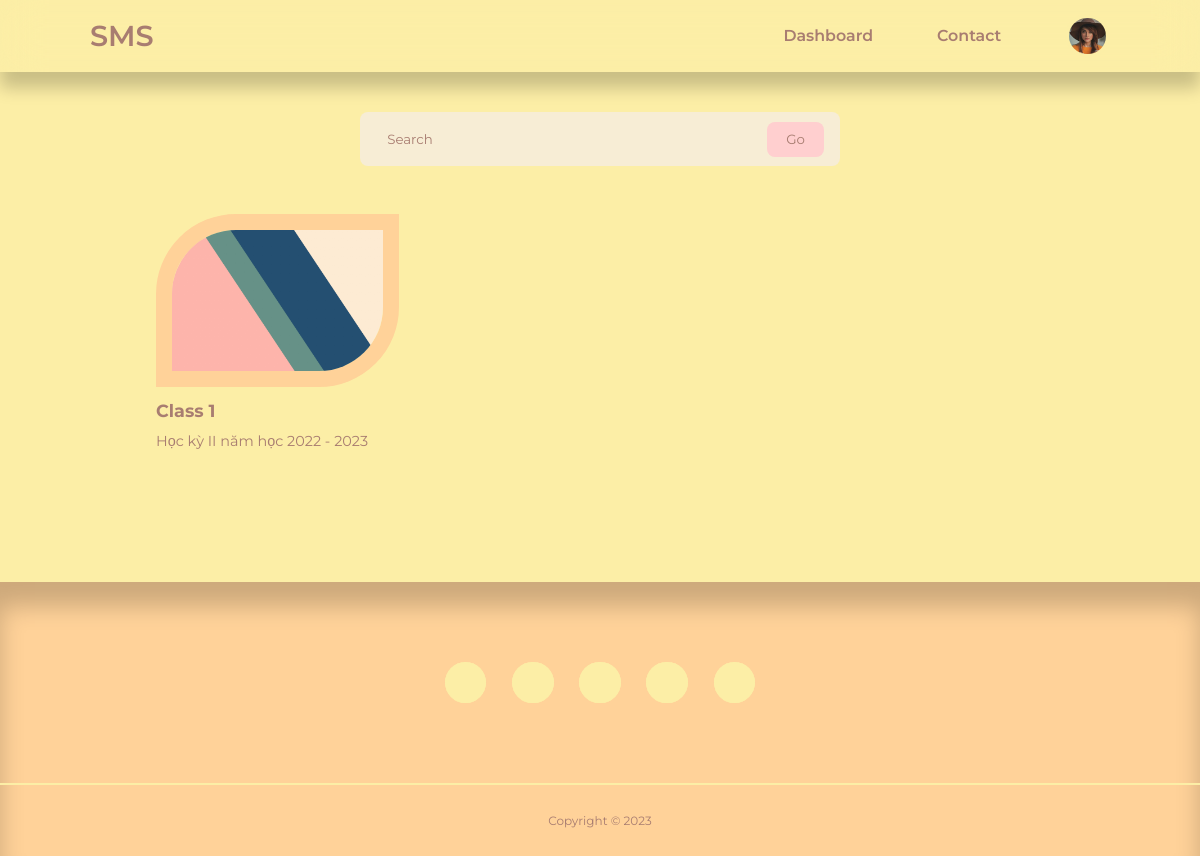
The page /admin/index.php (signed in) on the database its author committed.
### tables this page shows
CREATE TABLE `sms_user` (
  `id` int(11) UNSIGNED NOT NULL,
  `firstname` varchar(50) NOT NULL,
  `lastname` varchar(50) NOT NULL,
  `username` varchar(50) NOT NULL,
  `email` varchar(100) NOT NULL,
  `password` varchar(255) NOT NULL,
  `avatar` varchar(255) NOT NULL,
  `is_admin` tinyint(1) NOT NULL
);

CREATE TABLE `sms_classes` (
  `class_id` int(11) UNSIGNED NOT NULL,
  `class` varchar(50) NOT NULL,
  `section` varchar(50) NOT NULL,
  `teacher_id` int(11) UNSIGNED NOT NULL,
  `thumbnail` varchar(255) NOT NULL
);

CREATE TABLE `sms_teacher` (
  `teacher_id` int(11) UNSIGNED NOT NULL,
  `firstname` varchar(50) DEFAULT NULL,
  `lastname` varchar(50) NOT NULL,
  `gender` varchar(50) NOT NULL,
  `subject` varchar(255) DEFAULT NULL,
  `class` varchar(50) DEFAULT NULL,
  `section` varchar(50) DEFAULT NULL,
  `admission_date` date NOT NULL,
  `dob` date NOT NULL,
  `email` varchar(100) NOT NULL,
  `mobile` int(11) UNSIGNED NOT NULL,
  `current_address` text NOT NULL,
  `photo` varchar(255) NOT NULL
);

### admin/partials/header.php (called while the page is built, shortened)
<?php
require '../partials/header.php';

### admin/index.php (the view, shortened to what this page needs)
<?php
include 'partials/header.php';
if(isset($_SESSION['user_is_teacher'])) {
    $class_query = "SELECT cl.class_id, cl.thumbnail, tc.class
    FROM sms_user u
    JOIN sms_teacher tc ON u.email = tc.email
    JOIN sms_classes cl ON tc.class = cl.class
    WHERE u.id = $id";
    $classes = mysqli_query($connection, $class_query);
}
?>
        <?php if (isset($_SESSION['user_is_student'])) : ?>
            <section class="subject-search__bar">
                <form class="subject-search__bar-container" action="<?= ROOT_URL ?>admin/subjects-search.php" method="GET">
                    <div>
                        <i class="uil uil-search"></i>
                        <input type="search" name="subjects-search" placeholder="Search Subjects">
                    </div>
                    <button type="submit" name="submit" class="btn">Go</button>
                </form>
            </section>
            <section class="subjects">
            <div class="container subjects__container">
                <?php while ($subject = mysqli_fetch_assoc($subjects)) : ?>
                <article class="subject">
                    <div class="subject__thumbnail">
                        <a href="<?= ROOT_URL ?>admin/single-subject.php?id=<?= $subject['subject_id'] ?>">
                            <img src="../subject_thumbnails/<?= $subject['thumbnail'] ?>">
                        </a>
                    </div>
                    <div class="subject__info">
                        <h3 class="subject__title"><?= $subject['subject'] ?></h3>
                        <p class="subject__body">Học kỳ II năm học 2022 - 2023</p>
                    </div>
                </article>
                <?php endwhile ?>
            </div>
            </section>
        <?php elseif (isset($_SESSION['user_is_teacher'])) : ?>
            <section class="subject-search__bar">
                <form class="subject-search__bar-container" action="<?= ROOT_URL ?>admin/classes-search.php" method="GET">
                    <div>
                        <input type="search" name="classes-search" placeholder="Search">
                    </div>
                    <button type="submit" name="submit" class="btn">Go</button>
                </form>
            </section>
            <section class="subjects">
            <div class="container subjects__container">
                <?php while ($class = mysqli_fetch_assoc($classes)) : ?>
                <article class="subject">
                    <div class="subject__thumbnail">
                        <a href="<?= ROOT_URL ?>admin/single-class.php?id=<?= $class['class_id'] ?>">
                            <img src="../subject_thumbnails/<?= $class['thumbnail'] ?>">
                        </a>
                    </div>
                    <div class="subject__info">
                        <h3 class="subject__title">Class <?= $class['class'] ?></h3>
                        <p class="subject__body">Học kỳ II năm học 2022 - 2023</p>
                    </div>
                </article>
                <?php endwhile ?>
            </div>
            </section>
        <?php endif ?>
<?php
include '../partials/footer.php';
?>

### partials/header.php (shortened to what this page needs)
<?php
require 'config/database.php';
if(isset($_SESSION['user-id'])) {
    $id = filter_var($_SESSION['user-id'], FILTER_SANITIZE_NUMBER_INT);
    $query = "SELECT avatar FROM sms_user WHERE id = $id";
    $result = mysqli_query($connection, $query);
    $avatar = mysqli_fetch_assoc($result);
}
?>
<!DOCTYPE html>
<html lang=""en>
    <head>
        <link rel="stylesheet" href="<?= ROOT_URL ?>/css/style.css?v=<?php echo time(); ?>">
        <link rel="stylesheet" href="https://unicons.iconscout.com/release/v4.0.0/css/line.css">
    </head>
    <body>
        <nav>
            <div class="container nav__container">
                <a href="<?= ROOT_URL ?>" class="nav__logo">SMS</a>
                <ul class="nav__items">
                    <li><a href="<?= ROOT_URL ?>admin/students.php">Dashboard</a></li>
                    <li><a href="<?= ROOT_URL ?>contact.php">Contact</a></li>
                    <?php if(isset($_SESSION['user-id'])): ?>
                    <li class="nav__profile">
                        <div class="avatar">
                           <img src="<?= ROOT_URL . 'images/' . $avatar['avatar'] ?>">
                        </div>
                    </li>
                    <?php else : ?>
                    <li><a href="<?= ROOT_URL ?>signin.php">Sign In</a></li>
                    <?php endif ?>
                </ul>
            </div>
        </nav>

### css/style.css (style rules this page uses)
:root { --color-primary: #FFCFCF; --color-primary-light: hsl(242, 91%, 69%, 18%); --color-primary-variant: #5854c7; --color-gray-900: #FFD299; --color-gray-800: #FFB5BF; --color-gray-700: #FCEEA6; --color-gray-300: #FFD299; --color-gray: #F7EDD5; --color-gray-200: rgba(242, 242, 254, 0.7); --color-btn: #FFCFCF; --color-white: #A87D71; --color-bg: #FCEEA6; --color-red: #da0f3f; --color-red-light: hsl(346, 87%, 46%, 15%); --color-green: #00c476; --color-green-light: hsl(156, 100%, 38%, 15%); --transition: all 300ms ease; --container-width-lg: 74%; --container-width-md: 88%; --form-width: 40%; --card-border-radius-1: 0.3rem; --card-border-radius-2: 0.5rem; --card-border-radius-3: 0.8rem; --card-border-radius-4: 2rem; --card-border-radius-5: 5rem; }
* { margin: 0; padding: 0; outline: 0; border: 0; appearance: 0; list-style: none; text-decoration: none; box-sizing: border-box; font-family: 'Montserrat', sans-serif; }
body { font-family: 'Montserrat', sans-serif; line-height: 1.6; color: var(--color-gray-200); overflow-x: hidden; background: var(--color-bg); font-size: 0.9rem; }
.container { width: var(--container-width-lg); max-width: 1800px; margin-inline: auto; }
section { margin-top: 3rem; width: 100vw; }
h1, h2, h3, h4, h5 { color: var(--color-white); line-height: 1.3; }
h3 { font-size: 1.1rem; margin: 0.8rem 0 0.5rem; }
a { color: var(--color-white); transition: var(--transition); }
img { display: block; width: 100%; object-fit: cover; }
nav { background: var(--color-primary); width: 100vw; height: 4.5rem; top: 0; position: fixed; z-index: 10; box-shadow: 0 1rem 1rem rgba(0, 0, 0, 0.2); background: transparent; backdrop-filter: blur(20px); }
.nav__container { width: 85%; height: 100%; display: flex; align-items: center; justify-content: space-between; }
.avatar { width: 2.8rem; height: 2.8rem; border-radius: 50%; overflow: hidden; border: 0.3rem solid var(--color-bg); }
.nav__logo { font-weight: 600; font-size: 2em; }
.nav__items { display: flex; align-items: center; gap: 4rem; font-weight: 600; font-size: 1.1em; }
.nav__items li a { position: relative; font-weight: 600; text-decoration: none; }
.nav__items li a::after { content: ''; position: absolute; left: 0; bottom: -6px; width: 100%; height: 3px; background: var(--color-white); border-radius: 5px; transform: scaleX(0); transition: transform .5s ease; transform-origin: right; }
.nav__profile { position: relative; cursor: pointer; }
.subjects__container { display: grid; grid-template-columns: repeat(3, 1fr); gap: 5rem; margin-bottom: 5rem; }
.subject__body { color: var(--color-white); }
.subject__thumbnail { border-radius: var(--card-border-radius-5) 0; border: 1rem solid var(--color-gray-900); overflow: hidden; }
.btn { display: inline-block; width: fit-content; padding: 0.6rem 1.2rem; background-color: var(--color-btn); border-radius: var(--card-border-radius-2); cursor: pointer; transition: var(--transition); color: var(--color-white); }
form { display: flex; flex-direction: column; gap: 1rem; }
input, textarea, select { padding: 0.8rem 1.4rem; background: var(--color-gray-900); border-radius: var(--card-border-radius-2); resize: none; color: var(--color-white); }
.subject-search__bar { margin-top: 7rem; }
.subject-search__bar-container { position: relative; text-align: center; width: 30rem; margin: auto; background: var(--color-gray); align-items: center; display: flex; flex-direction: row; justify-content: space-between; overflow: hidden; padding: 0.6rem 1rem; border-radius: var(--card-border-radius-2); color: var(--color-gray-300); }
.subject-search__bar-container > div { width: 100%; display: flex; align-items: center; }
.subject-search__bar input { background: transparent; margin-left: 0.7rem; padding: 0.5rem 0; width: 100%; }
.subject-search__bar input::placeholder { color: var(--color-white); }

### rows shown on the page
sms_user: avatar (picture)
sms_classes: thumbnail (picture), teacher.class "1"
